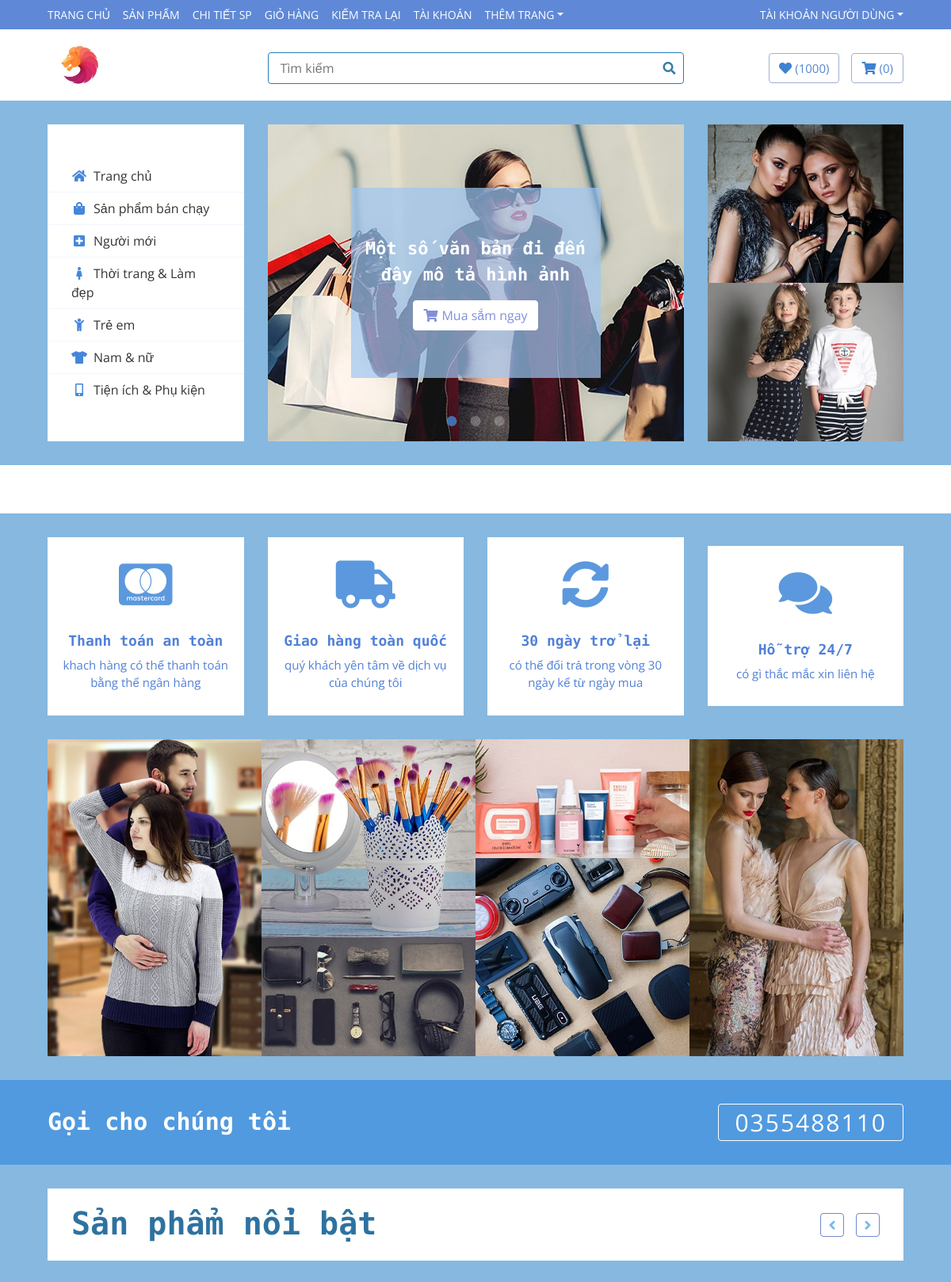
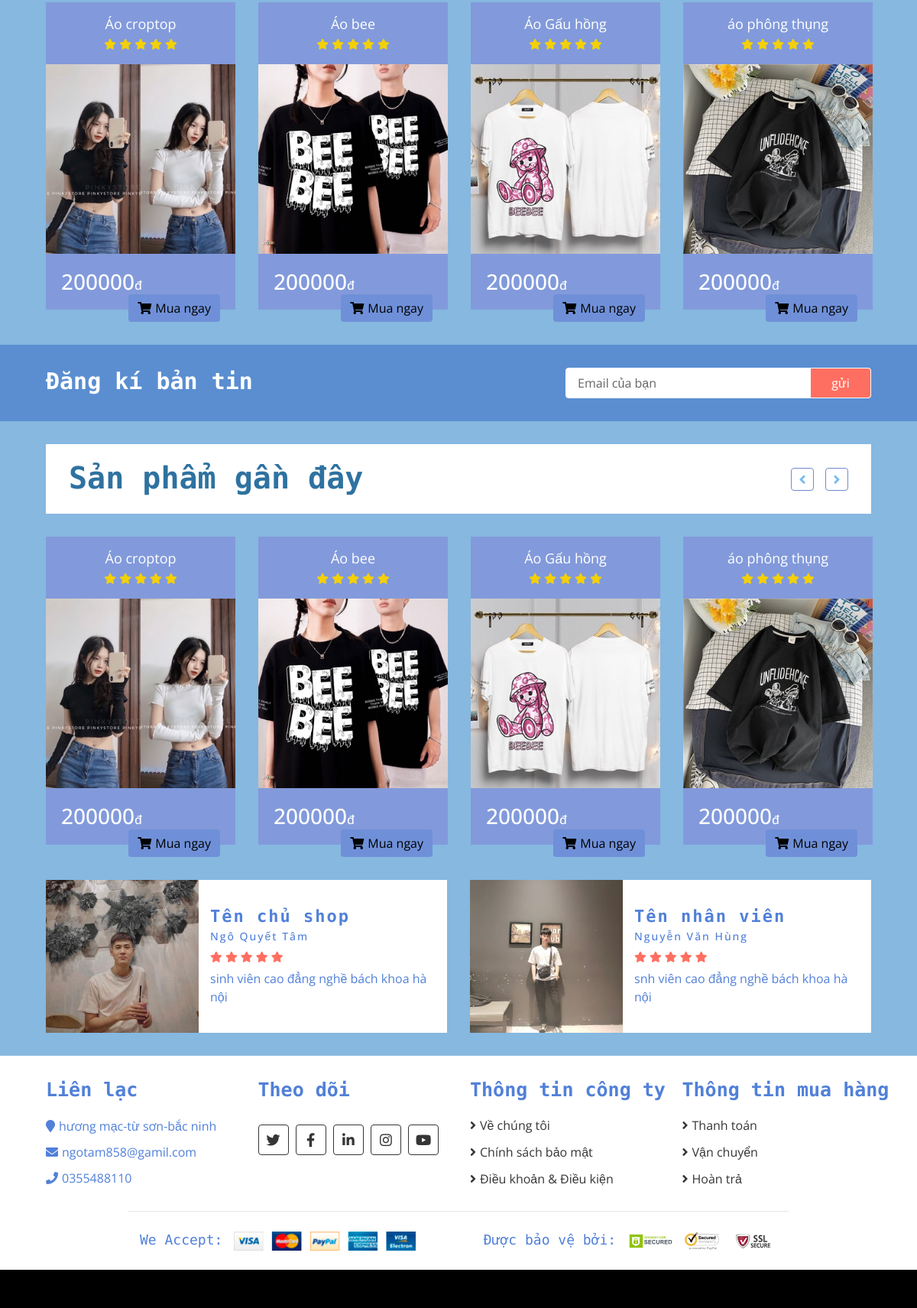
The page / on the database its author committed (2 pictures, top to bottom).
### tables this page shows
CREATE TABLE `products` (
  `id` int(11) NOT NULL,
  `name` varchar(50) NOT NULL,
  `image` varchar(200) NOT NULL,
  `price` float NOT NULL,
  `description` text NOT NULL,
  `manufacturer_id` int(11) NOT NULL
);

### index.php (the view, shortened to what the rows shown need)
<!DOCTYPE html>
<html lang="en">
    <head>
        <link href="https://stackpath.bootstrapcdn.com/bootstrap/4.4.1/css/bootstrap.min.css" rel="stylesheet">
        <link href="https://cdnjs.cloudflare.com/ajax/libs/font-awesome/5.10.0/css/all.min.css" rel="stylesheet">
        <link href="lib/slick/slick.css" rel="stylesheet">
        <link href="lib/slick/slick-theme.css" rel="stylesheet">
        <link href="css/style.css" rel="stylesheet">
    </head>
    <body>
        <div class="bottom-bar">
            <div class="container-fluid">
                <div class="row align-items-center">
                    <div class="col-md-3">
                        <div class="logo">
                            <a href="index.html">
                                <h1><img src="img/Logo-1.jpg" alt=""></h1>
                            </a>
                        </div>
                    </div>
                </div>
            </div>
        </div>
        <div class="feature">
            <div class="container-fluid">
                <div class="row align-items-center">
                    <div class="col-lg-3 col-md-6 feature-col">
                        <div class="feature-content">
                            <h2>Thanh toán an toàn</h2>
                        </div>
                    </div>
                    <div class="col-lg-3 col-md-6 feature-col">
                        <div class="feature-content">
                            <h2>Giao hàng toàn quốc</h2>
                        </div>
                    </div>
                    <div class="col-lg-3 col-md-6 feature-col">
                        <div class="feature-content">
                            <h2>30 ngày trở lại</h2>
                        </div>
                    </div>
                    <div class="col-lg-3 col-md-6 feature-col">
                        <div class="feature-content">
                            <h2>Hỗ trợ 24/7</h2>
                        </div>
                    </div>
                </div>
            </div>
        </div>
        <div class="call-to-action">
            <div class="container-fluid">
                <div class="row align-items-center">
                    <div class="col-md-6">
                        <h1>Gọi cho chúng tôi</h1>
                    </div>
                </div>
            </div>
        </div>
        <div class="featured-product product">
            <div class="container-fluid">
                <div class="section-header">
                    <h1>Sản phẩm nổi bật</h1>
                </div>
                <?php
     require 'admin/connect.php';
     $sql = "select * from products";
     $result = mysqli_query($connect, $sql);
        ?>
                <div class="row align-items-center product-slider product-slider-4">
                <?php foreach ($result as $each): ?>
                    <div class="col-lg-3">
                        <div class="product-item">
                            <div class="product-title">
                                <a href="product-detail.php?id=<?php echo $each['id'] ?>"><?php echo $each['name'] ?></a>
                                <div class="ratting">
                                    <i class="fa fa-star"></i>
                                    <i class="fa fa-star"></i>
                                    <i class="fa fa-star"></i>
                                    <i class="fa fa-star"></i>
                                    <i class="fa fa-star"></i>
                                </div>
                            </div>
                            <div class="product-image">
                                <a href="product-detail.php">
                                    <img src="admin/products/photos/<?php echo $each['image']?>">
                                </a>
                            </div>
                            <div class="product-price">
                                <h3><?php echo $each['price'] ?><span>đ</span></h3>
                                <a class="btn" href=""><i class="fa fa-shopping-cart"></i>Mua ngay</a>
                            </div>
                        </div>
                    </div>
                    <?php endforeach ?>
                </div>
            </div>
        </div>
        <div class="newsletter">
            <div class="container-fluid">
                <div class="row">
                    <div class="col-md-6">
                        <h1>Đăng kí bản tin</h1>
                    </div>
                </div>
            </div>
        </div>
        <div class="recent-product product">
            <div class="container-fluid">
                <div class="section-header">
                    <h1>Sản phẩm gần đây</h1>
                </div>
                <div class="row align-items-center product-slider product-slider-4">
                <?php foreach ($result as $each): ?>
                    <div class="col-lg-3">
                        <div class="product-item">
                            <div class="product-title">
                                <a href="product-detail.php?id=<?php echo $each['id'] ?>"><?php echo $each['name'] ?></a>
                                <div class="ratting">
                                    <i class="fa fa-star"></i>
                                    <i class="fa fa-star"></i>
                                    <i class="fa fa-star"></i>
                                    <i class="fa fa-star"></i>
                                    <i class="fa fa-star"></i>
                                </div>
                            </div>
                            <div class="product-image">
                                <a href="product-detail.php">
                                    <img src="admin/products/photos/<?php echo $each['image']?>">
                                </a>
                            </div>
                            <div class="product-price">
                                <h3><?php echo $each['price'] ?><span>đ</span></h3>
                                <a class="btn" href=""><i class="fa fa-shopping-cart"></i>Mua ngay</a>
                            </div>
                        </div>
                    </div>
                    <?php endforeach ?>
                </div>
            </div>
        </div>
        <div class="review">
            <div class="container-fluid">
                <div class="row align-items-center review-slider normal-slider">
                    <div class="col-md-6">
                        <div class="review-slider-item">
                            <div class="review-text">
                                <h2>Tên chủ shop</h2>
                            </div>
                        </div>
                    </div>
                    <div class="col-md-6">
                        <div class="review-slider-item">
                            <div class="review-text">
                                <h2>Tên nhân viên</h2>
                            </div>
                        </div>
                    </div>
                </div>
            </div>
        </div>
        <div class="footer">
            <div class="container-fluid">
                <div class="row">
                    <div class="col-lg-3 col-md-6">
                        <div class="footer-widget">
                            <h2>Liên lạc</h2>
                        </div>
                    </div>
                    <div class="col-lg-3 col-md-6">
                        <div class="footer-widget">
                            <h2>Theo dõi</h2>
                        </div>
                    </div>
                    <div class="col-lg-3 col-md-6">
                        <div class="footer-widget">
                            <h2>Thông tin công ty</h2>
                        </div>
                    </div>
                    <div class="col-lg-3 col-md-6">
                        <div class="footer-widget">
                            <h2>Thông tin mua hàng</h2>
                        </div>
                    </div>
                </div>
                <div class="row payment align-items-center">
                    <div class="col-md-6">
                        <div class="payment-method">
                            <h2>We Accept:</h2>
                        </div>
                    </div>
                    <div class="col-md-6">
                        <div class="payment-security">
                            <h2>Được bảo vệ bởi:</h2>
                        </div>
                    </div>
                </div>
            </div>
        </div>
    </body>
</html>

### rows shown on the page
products: name "Áo croptop", image (picture), price "200000"
products: name "Áo bee", image (picture), price "200000"
products: name "Áo Gấu hồng", image (picture), price "200000"
products: name "áo phông thụng", image (picture), price "200000"
